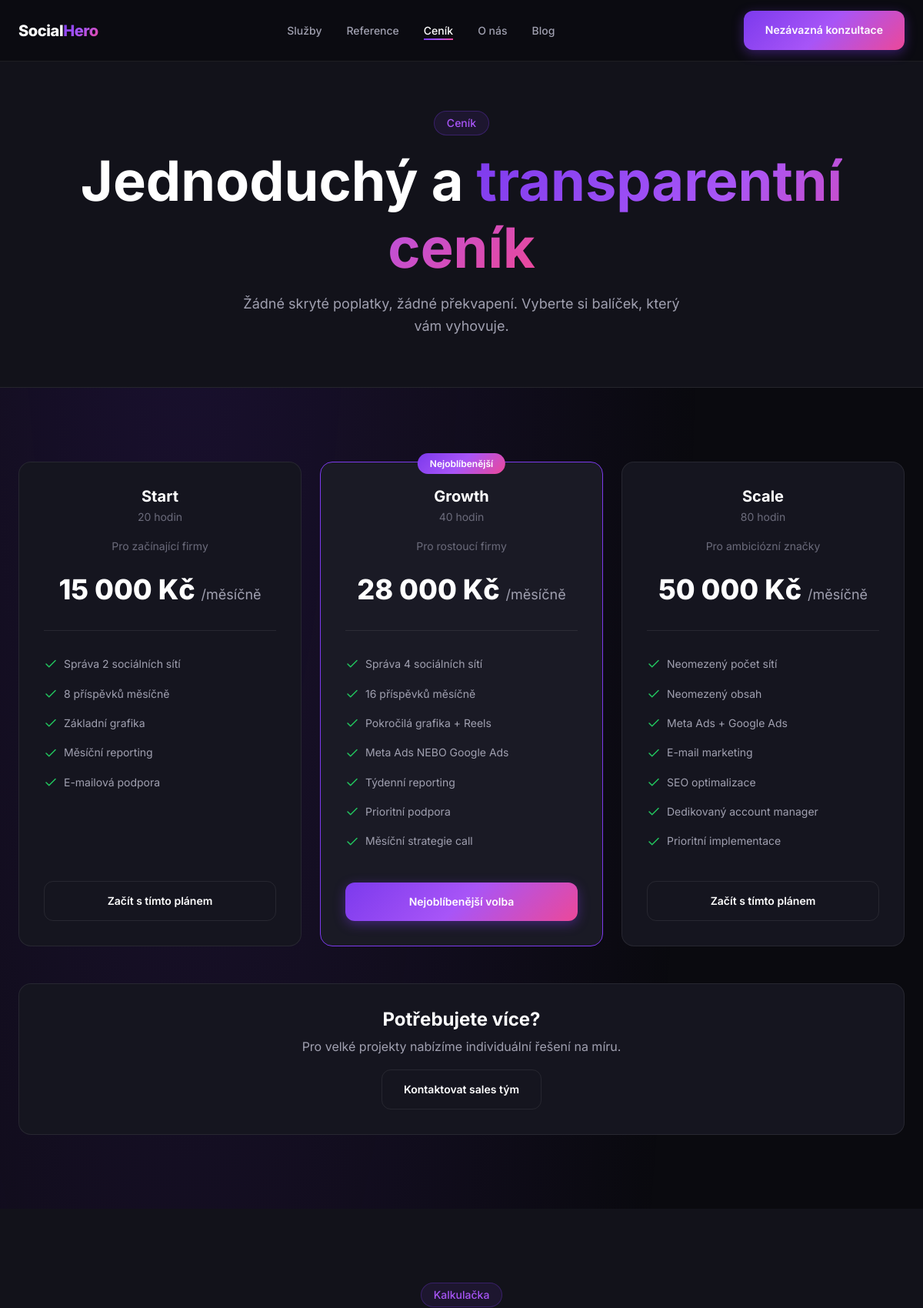
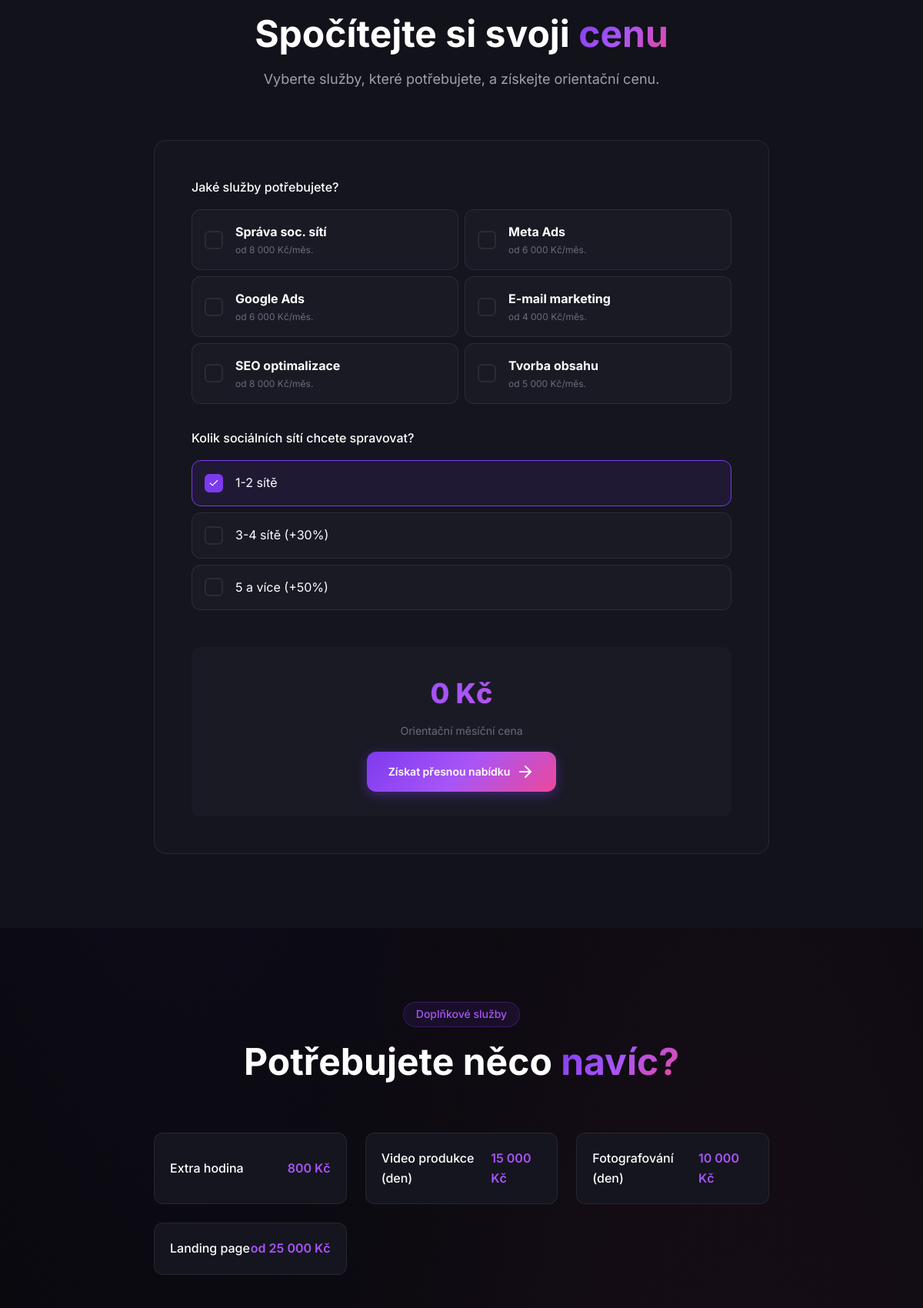
/cenik (upper part), run on the app's committed database (2 pictures, top to bottom).
### tables this page shows
CREATE TABLE IF NOT EXISTS `pricing_plans` (
    `id` INT UNSIGNED NOT NULL AUTO_INCREMENT,
    `name` VARCHAR(100) NOT NULL,
    `slug` VARCHAR(100) NOT NULL UNIQUE,
    `price` DECIMAL(10,2) NOT NULL,
    `currency` VARCHAR(3) NOT NULL DEFAULT 'CZK',
    `period` VARCHAR(50) NOT NULL DEFAULT 'měsíčně',
    `hours` VARCHAR(50) DEFAULT NULL,
    `description` VARCHAR(255) DEFAULT NULL,
    `features` JSON DEFAULT NULL,
    `is_featured` TINYINT(1) NOT NULL DEFAULT 0,
    `is_active` TINYINT(1) NOT NULL DEFAULT 1,
    `sort_order` INT NOT NULL DEFAULT 0,
    `created_at` DATETIME NOT NULL DEFAULT CURRENT_TIMESTAMP,
    `updated_at` DATETIME NOT NULL DEFAULT CURRENT_TIMESTAMP ON UPDATE CURRENT_TIMESTAMP,
    PRIMARY KEY (`id`),
    INDEX `idx_active` (`is_active`),
    INDEX `idx_sort` (`sort_order`)
);

### app/Views/pages/pricing.php (the view, shortened to what the rows shown need)
<section class="page-header">
    <div class="container">
        <span class="section__badge">Ceník</span>
        <h1 class="page-header__title">
            Jednoduchý a
            <span class="text-gradient">transparentní ceník</span>
        </h1>
        <p class="page-header__description">
            Žádné skryté poplatky, žádné překvapení.
            Vyberte si balíček, který vám vyhovuje.
        </p>
    </div>
</section>
<section class="section">
    <div class="container">
        <div class="pricing__grid">
            <?php foreach ($plans as $plan): ?>
            <div class="pricing-card <?= $plan['featured'] ? 'pricing-card--featured' : '' ?>">
                <div class="pricing-card__header">
                    <h3 class="pricing-card__name"><?= $plan['name'] ?></h3>
                    <div class="pricing-card__hours"><?= $plan['hours'] ?></div>
                    <p style="font-size: 0.875rem; color: var(--color-text-muted); margin-bottom: 1rem;">
                        <?= $plan['description'] ?>
                    </p>
                    <div class="pricing-card__price">
                        <?= number_format((int)$plan['price'], 0, ',', ' ') ?> Kč
                        <span>/<?= $plan['period'] ?></span>
                    </div>
                </div>
                <div class="pricing-card__features">
                    <?php foreach ($plan['features'] as $feature): ?>
                    <?php
                        $isArray = is_array($feature);
                        $text = $isArray ? ($feature['text'] ?? $feature) : $feature;
                        $included = $isArray ? ($feature['included'] ?? true) : true;
                    ?>
                    <div class="pricing-card__feature <?= !$included ? 'pricing-card__feature--disabled' : '' ?>">
                        <i data-feather="<?= $included ? 'check' : 'x' ?>"></i>
                        <?= htmlspecialchars($text) ?>
                    </div>
                    <?php endforeach; ?>
                </div>
                <a href="<?= \App\Core\View::url('/kontakt') ?>?plan=<?= $plan['name'] ?>" class="btn <?= $plan['featured'] ? 'btn--primary' : 'btn--secondary' ?> pricing-card__cta">
                    <?= $plan['cta'] ?? ($plan['featured'] ? 'Nejoblíbenější volba' : 'Začít s tímto plánem') ?>
                </a>
            </div>
            <?php endforeach; ?>
        </div>
        <div style="text-align: center; margin-top: 3rem; padding: 2rem; background: var(--color-bg-card); border: 1px solid var(--color-border); border-radius: var(--radius-xl);">
            <h3 style="margin-bottom: 0.5rem;">Potřebujete více?</h3>
            <p style="color: var(--color-text-secondary); margin-bottom: 1rem;">
                Pro velké projekty nabízíme individuální řešení na míru.
            </p>
            <a href="<?= \App\Core\View::url('/kontakt') ?>?plan=enterprise" class="btn btn--secondary">
                Kontaktovat sales tým
            </a>
        </div>
    </div>
</section>
<section class="calculator section--alt" id="kalkulacka">
    <div class="container">
        <div class="section__header">
            <span class="section__badge">Kalkulačka</span>
            <h2 class="section__title">
                Spočítejte si svoji
                <span class="text-gradient">cenu</span>
            </h2>
            <p class="section__description">
                Vyberte služby, které potřebujete, a získejte orientační cenu.
            </p>
        </div>
        <?php
        $prices = $calculatorPrices ?? [
            'social' => 8000,
            'meta' => 6000,
            'google' => 6000,
            'email' => 4000,
            'seo' => 8000,
            'content' => 5000,
        ];
        ?>
        <div class="calculator__wrapper">
            <div class="calculator__form" id="calculatorForm">
                <div class="calculator__group">
                    <label class="calculator__label">Jaké služby potřebujete?</label>
                    <div class="calculator__options calculator__options--grid">
                        <label class="calculator__option">
                            <div class="calculator__checkbox"><i data-feather="check"></i></div>
                            <div>
                                <strong>Správa soc. sítí</strong>
                                <div style="font-size: 0.75rem; color: var(--color-text-muted);">od <?= number_format($prices['social'], 0, ',', ' ') ?> Kč/měs.</div>
                            </div>
                        </label>
                        <label class="calculator__option">
                            <div class="calculator__checkbox"><i data-feather="check"></i></div>
                            <div>
                                <strong>Meta Ads</strong>
                                <div style="font-size: 0.75rem; color: var(--color-text-muted);">od <?= number_format($prices['meta'], 0, ',', ' ') ?> Kč/měs.</div>
                            </div>
                        </label>
                        <label class="calculator__option">
                            <div class="calculator__checkbox"><i data-feather="check"></i></div>
                            <div>
                                <strong>Google Ads</strong>
                                <div style="font-size: 0.75rem; color: var(--color-text-muted);">od <?= number_format($prices['google'], 0, ',', ' ') ?> Kč/měs.</div>
                            </div>
                        </label>
                        <label class="calculator__option">
                            <div class="calculator__checkbox"><i data-feather="check"></i></div>
                            <div>
                                <strong>E-mail marketing</strong>
                                <div style="font-size: 0.75rem; color: var(--color-text-muted);">od <?= number_format($prices['email'], 0, ',', ' ') ?> Kč/měs.</div>
                            </div>
                        </label>
                        <label class="calculator__option">
                            <div class="calculator__checkbox"><i data-feather="check"></i></div>
                            <div>
                                <strong>SEO optimalizace</strong>
                                <div style="font-size: 0.75rem; color: var(--color-text-muted);">od <?= number_format($prices['seo'], 0, ',', ' ') ?> Kč/měs.</div>
                            </div>
                        </label>
                        <label class="calculator__option">
                            <div class="calculator__checkbox"><i data-feather="check"></i></div>
                            <div>
                                <strong>Tvorba obsahu</strong>
                                <div style="font-size: 0.75rem; color: var(--color-text-muted);">od <?= number_format($prices['content'], 0, ',', ' ') ?> Kč/měs.</div>
                            </div>
                        </label>
                    </div>
                </div>
                <div class="calculator__group">
                    <label class="calculator__label">Kolik sociálních sítí chcete spravovat?</label>
                    <div class="calculator__options">
                        <label class="calculator__option">
                            <div class="calculator__checkbox"><i data-feather="check"></i></div>
                            <span>1-2 sítě</span>
                        </label>
                        <label class="calculator__option">
                            <div class="calculator__checkbox"><i data-feather="check"></i></div>
                            <span>3-4 sítě (+30%)</span>
                        </label>
                        <label class="calculator__option">
                            <div class="calculator__checkbox"><i data-feather="check"></i></div>
                            <span>5 a více (+50%)</span>
                        </label>
                    </div>
                </div>
                <div class="calculator__result">
                    <div class="calculator__price" id="calculatorPrice">0 Kč</div>
                    <div class="calculator__note">Orientační měsíční cena</div>
                    <a href="<?= \App\Core\View::url('/kontakt') ?>?source=calculator" class="btn btn--primary" style="margin-top: 1rem;">
                        Získat přesnou nabídku
                        <i data-feather="arrow-right"></i>
                    </a>
                </div>
            </div>
        </div>
    </div>
</section>
<section class="section">
    <div class="container">
        <div class="section__header">
            <span class="section__badge">Doplňkové služby</span>
            <h2 class="section__title">
                Potřebujete něco
                <span class="text-gradient">navíc?</span>
            </h2>
        </div>
        <div style="display: grid; grid-template-columns: repeat(auto-fit, minmax(250px, 1fr)); gap: 1.5rem; max-width: 800px; margin: 0 auto;">
            <?php foreach ($addons as $addon): ?>
            <div style="display: flex; justify-content: space-between; align-items: center; padding: 1.25rem; background: var(--color-bg-card); border: 1px solid var(--color-border); border-radius: var(--radius-lg);">
                <span style="font-weight: 500;"><?= $addon['name'] ?></span>
                <span style="color: var(--color-accent-secondary); font-weight: 600;"><?= $addon['price'] ?></span>
            </div>
            <?php endforeach; ?>
        </div>
    </div>
</section>

### app/Core/Router.php (shortened to what the rows shown need)
<?php
class Router
{
    private array $routes = [];
    private string $basePath = '';
    public function __construct(string $basePath = '')
    {
        $this->basePath = rtrim($basePath, '/');
    }
    private function addRoute(string $method, string $path, callable|array $handler): void
    {
        if ($path === '/') {
            $fullPath = $this->basePath ?: '/';
        } else {
            $fullPath = $this->basePath . '/' . ltrim($path, '/');
        }
        $fullPath = rtrim($fullPath, '/') ?: '/';
        $pattern = preg_replace('/\{([a-zA-Z_]+)\}/', '(?P<$1>[^/]+)', $fullPath);
        $pattern = '#^' . $pattern . '/?$#';
        $this->routes[] = [
            'method' => $method,
            'path' => $fullPath,
            'pattern' => $pattern,
            'handler' => $handler
        ];
    }
    public function dispatch(): void
    {
        $uri = parse_url($_SERVER['REQUEST_URI'], PHP_URL_PATH);
        $uri = rtrim($uri, '/') ?: '/';
        foreach ($this->routes as $route) {
            if (preg_match($route['pattern'], $uri, $matches)) {
                $params = array_filter($matches, 'is_string', ARRAY_FILTER_USE_KEY);
                if (is_callable($route['handler'])) {
                    call_user_func_array($route['handler'], $params);
                } elseif (is_array($route['handler'])) {
                    [$controller, $action] = $route['handler'];
                    $controllerInstance = new $controller();
                    call_user_func_array([$controllerInstance, $action], $params);
                }
                return;
            }
        }
    }
}

### data on the page
pricing_plans: name "Start", hours "20 hodin", description "Pro začínající firmy", price "15 000", period "měsíčně", text "Správa 2 sociálních sítí", text "8 příspěvků měsíčně", text "Základní grafika", text "Měsíční reporting", text "E-mailová podpora", cta "Začít s tímto plánem"
pricing_plans: name "Growth", hours "40 hodin", description "Pro rostoucí firmy", price "28 000", period "měsíčně", text "Správa 4 sociálních sítí", text "16 příspěvků měsíčně", text "Pokročilá grafika + Reels", text "Meta Ads NEBO Google Ads", text "Týdenní reporting", text "Prioritní podpora", text "Měsíční strategie call", cta "Nejoblíbenější volba"
pricing_plans: name "Scale", hours "80 hodin", description "Pro ambiciózní značky", price "50 000", period "měsíčně", text "Neomezený počet sítí", text "Neomezený obsah", text "Meta Ads + Google Ads", text "E-mail marketing", text "SEO optimalizace", text "Dedikovaný account manager", text "Prioritní implementace", cta "Začít s tímto plánem"

### other printed values
$prices['social'] "8 000"
$prices['meta'] "6 000"
$prices['google'] "6 000"
$prices['email'] "4 000"
$prices['seo'] "8 000"
$prices['content'] "5 000"
$addon['name'] "Extra hodina"
$addon['price'] "800 Kč"
$addon['name'] "Video produkce (den)"
$addon['price'] "15 000 Kč"
$addon['name'] "Fotografování (den)"
$addon['price'] "10 000 Kč"
$addon['name'] "Landing page"
$addon['price'] "od 25 000 Kč"
